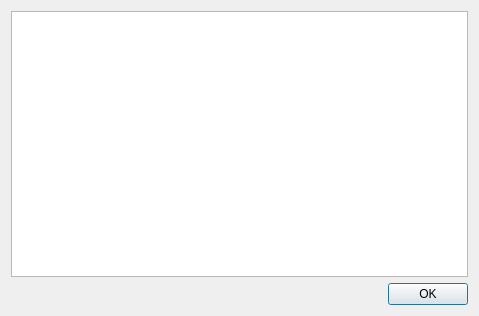
<?xml version="1.0" encoding="UTF-8"?>
<ui version="4.0">
 <class>DialogBookmarks</class>
 <widget class="QDialog" name="DialogBookmarks">
  <property name="geometry">
   <rect>
    <x>0</x>
    <y>0</y>
    <width>479</width>
    <height>316</height>
   </rect>
  </property>
  <property name="windowTitle">
   <string>Bookmarks</string>
  </property>
  <layout class="QVBoxLayout" name="verticalLayout">
   <item>
    <widget class="QTableWidget" name="tableWidgetBookmarks">
     <property name="editTriggers">
      <set>QAbstractItemView::NoEditTriggers</set>
     </property>
     <attribute name="horizontalHeaderStretchLastSection">
      <bool>false</bool>
     </attribute>
     <attribute name="verticalHeaderVisible">
      <bool>false</bool>
     </attribute>
     <attribute name="verticalHeaderMinimumSectionSize">
      <number>20</number>
     </attribute>
     <attribute name="verticalHeaderDefaultSectionSize">
      <number>20</number>
     </attribute>
    </widget>
   </item>
   <item>
    <layout class="QHBoxLayout" name="horizontalLayout">
     <item>
      <spacer name="horizontalSpacer">
       <property name="orientation">
        <enum>Qt::Horizontal</enum>
       </property>
       <property name="sizeHint" stdset="0">
        <size>
         <width>40</width>
         <height>20</height>
        </size>
       </property>
      </spacer>
     </item>
     <item>
      <widget class="QPushButton" name="pushButtonOK">
       <property name="text">
        <string>OK</string>
       </property>
      </widget>
     </item>
    </layout>
   </item>
  </layout>
 </widget>
 <resources/>
 <connections/>
</ui>
